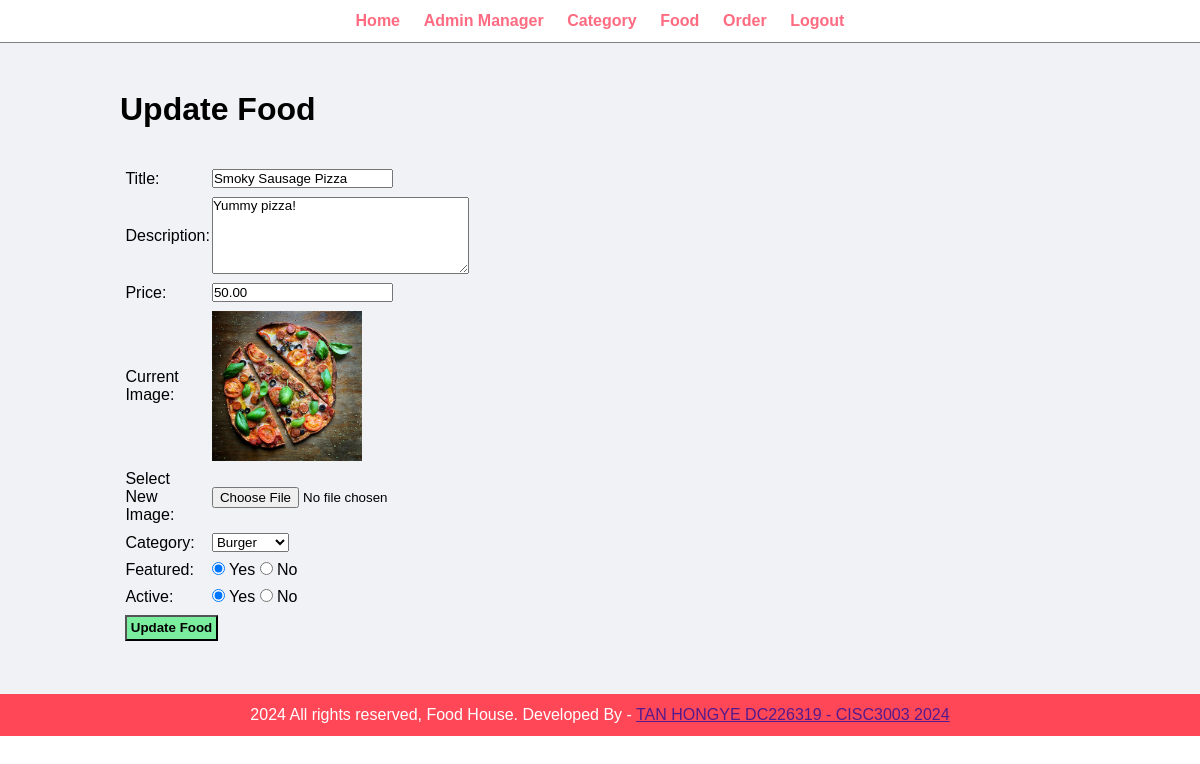
Page /admin/update-food.php?id=5 (signed in) on the committed database.
### tables this page shows
CREATE TABLE `tbl_food` (
  `id` int UNSIGNED NOT NULL,
  `title` varchar(100) NOT NULL,
  `description` text NOT NULL,
  `price` decimal(10,2) NOT NULL,
  `image_name` varchar(255) NOT NULL,
  `category_id` int UNSIGNED NOT NULL,
  `featured` varchar(10) NOT NULL,
  `active` varchar(10) NOT NULL
);

### admin/update-food.php (the view, shortened to what this page needs)
<?php include('partials/menu.php');?>
<?php
if(isset($_GET['id'])) {
    $id = $_GET['id'];
    $sql2 = "SELECT * FROM tbl_food WHERE id='$id'";
    $res2 = mysqli_query($conn, $sql2);
    $row2 = mysqli_fetch_assoc($res2);
    $title = $row2['title'];
    $description = $row2['description'];
    $price = $row2['price'];
    $current_image = $row2['image_name'];
    $current_category = $row2['category_id'];
    $featured = $row2['featured'];
    $active = $row2['active'];
}
else {
    header('location:'.SITEURL.'admin/manage-food.php');
}
?>
<div class="main-content">
	<div class="wrapper">
		<h1>Update Food</h1>
		<br><br>
		<form action="" method="POST" enctype="multipart/form-data">
			<table class="tbl-30">
				<tr>
					<td>Title: </td>
					<td>
						<input type="text" name="title" value="<?php echo $title;?>">
					</td>
				</tr>
				<tr>
					 <td>Description: </td>
					 <td>
					 	<textarea name="description" cols="30" rows="5"><?php echo $description;?></textarea>
					 </td>
				</tr>
				<tr>
					<td>Price: </td>
					<td>
						<input type="number" name="price" value="<?php echo $price;?>">
					</td>
				</tr>
				<tr>
					<td>Current Image: </td>
					<td>
						<?php
						if($current_image == "") {
						    echo "<div class='error'>Image not Available.</div>";
						}
						else {
						    ?>
						    <img src="<?php echo SITEURL;?>images/food/<?php echo $current_image;?>" alt="" width="150px">
						    <?php
						}
						?>
					</td>
				</tr>
				<tr>
					<td>Select New Image: </td>
					<td>
						<input type="file" name="image">
					</td>
				</tr>
				<tr>
					<td>Category: </td>
					<td>
						<select name="category">
							<?php
							$sql = "SELECT * FROM tbl_category WHERE active='YES'";
							$res = mysqli_query($conn, $sql);
							$count = mysqli_num_rows($res);
							if ($count > 0) {
							    while ($row = mysqli_fetch_assoc($res)) {
							        $category_id = $row['id'];
							        $category_title = $row['title'];
							        ?>
							        <option <?php if($current_category==$category_id) {echo "selected='selected'";}?> value="<?php echo $category_id;?>"><?php echo $category_title;?></option>
							        <?php
							    }
							}
							else {
							    ?>
							    <option value="0"> No Category Found</option>
							    <?php
							}
							?>
						</select>
					</td>
				</tr>
				<tr>
					<td>Featured: </td>
					<td>
						<input <?php if($featured=="Yes") {echo "checked";}?> type="radio" name="featured" value="Yes"> Yes
						<input <?php if($featured=="No") {echo "checked";}?> type="radio" name="featured" value="No"> No
					</td>
				</tr>
				<tr>
					<td>Active: </td>
					<td>
						<input <?php if($active=="Yes") {echo "checked";}?> type="radio" name="active" value="Yes"> Yes
						<input <?php if($active=="No") {echo "checked";}?> type="radio" name="active" value="No"> No
					</td>
				</tr>
				<tr>
					<td colspan="2">
						<input type="submit" name="submit" value="Update Food" class="btn-secondary">
					</td>
				</tr>
			</table>
		</form>
	</div>
</div>
<?php include('partials/footer.php'); ?>

### css/admin.css (style rules this page uses)
* { margin: 0; padding: 0; font-family: Arial, Helvetica, sans-serif; }
.wrapper { padding: 1%; width: 80%; margin: 0 auto; }
.tbl-30 { width: 30%; }
table tr td { padding: 1%; }
.btn-secondary { background-color: #7bed9f; color: black; padding: 1%; text-decoration: none; font-weight: bold; }
.main-content { background-color: #f1f2f6; padding: 3% 0; }

### rows in the picture
tbl_food: title "Smoky Sausage Pizza", description "Yummy pizza!", price "50.00", image_name (picture), featured "☑", active "☑"

### other values in the picture
form field category "Burger"
